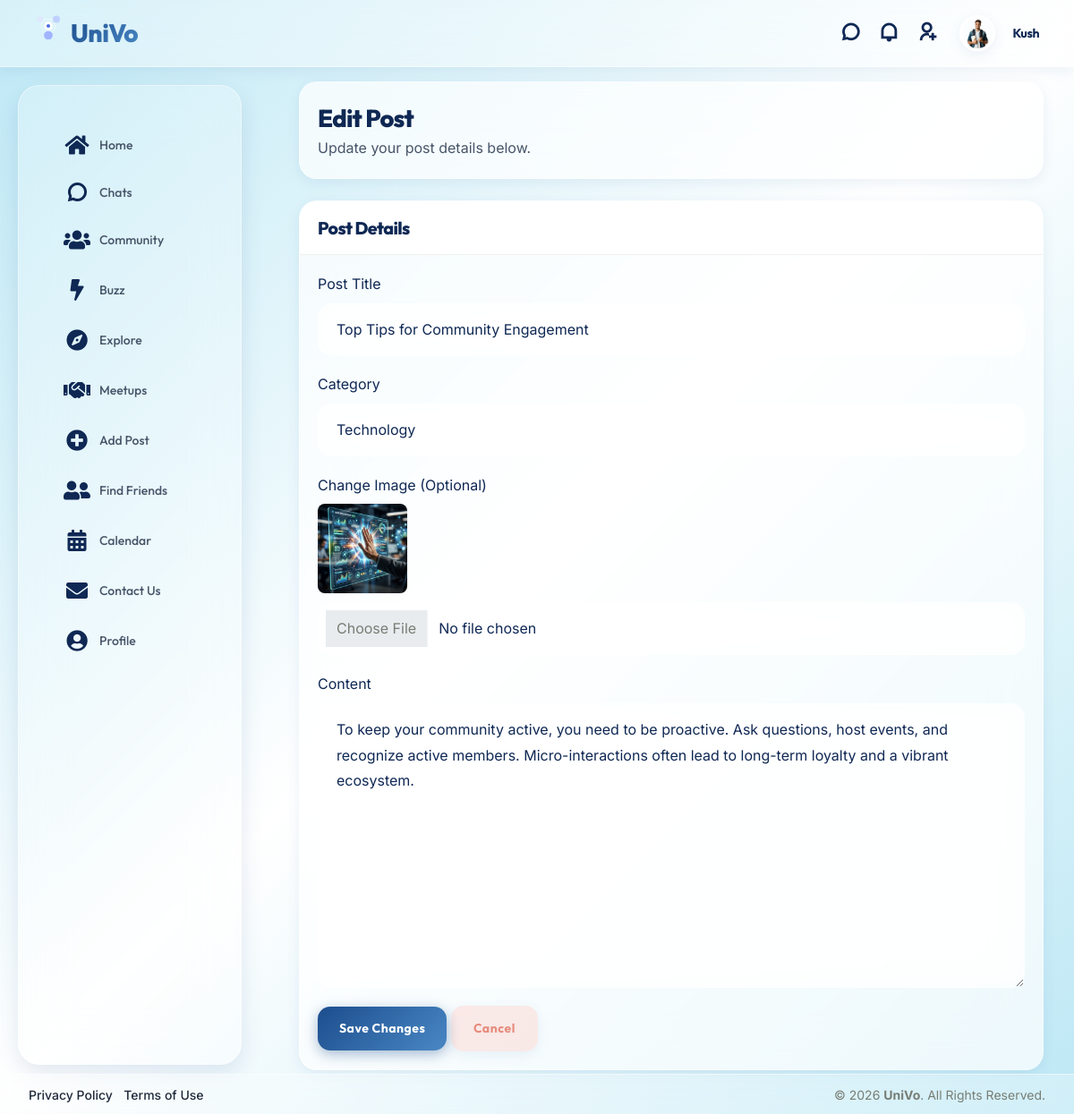
The page /blog/3/edit/ (signed in) on the database its author committed.
### user/models.py (models this page shows, shortened)
class user(models.Model):
    userid=models.AutoField(primary_key=True)
    username=models.CharField(max_length=50)
    email=models.CharField(max_length=50)
    password=models.CharField(max_length=50)
    profile=models.ImageField(upload_to="assets/images/user/")
    bio=models.TextField(max_length=1000)
    gender=models.CharField(max_length=10)
    dob=models.DateField(validators=[no_future_date])
    cityid=models.ForeignKey(city,on_delete=models.CASCADE)
    registrationdt=models.DateTimeField(auto_now=True)
    last_checked_chats=models.DateTimeField(null=True, blank=True)
    last_checked_activity=models.DateTimeField(null=True, blank=True)
    last_checked_invites=models.DateTimeField(null=True, blank=True)
    last_seen=models.DateTimeField(null=True, blank=True)
    google_id=models.CharField(max_length=255, null=True, blank=True)  # Google OAuth user ID
    phone=models.CharField(max_length=15, null=True, blank=True)

class blog(models.Model):
    blogid = models.AutoField(primary_key=True)
    title = models.CharField(max_length=200)
    description = models.TextField(max_length=10000)
    image = models.ImageField(upload_to="blogs/")
    author = models.ForeignKey(user, on_delete=models.CASCADE)
    categoryid = models.ForeignKey(category, on_delete=models.SET_NULL, null=True, blank=True)
    createddt = models.DateTimeField(auto_now_add=True)

class category(models.Model):
    categoryid=models.AutoField(primary_key=True)
    categoryname=models.CharField(max_length=50)

### user/views.py (the view, shortened to what this page needs)
# urls.py: path('blog/<int:blog_id>/edit/', views.edit_blog, name='edit_blog'),
def edit_blog(request, blog_id):
    userid = request.session.get('userid')
    if not userid:
        return redirect('signin')
    blog_obj = get_object_or_404(blog, pk=blog_id)
    if blog_obj.author.userid != int(userid):
        return redirect('blog_detail', blog_id=blog_id)
    categories = category.objects.all()
    return render(request, 'edit_blog.html', {'blog': blog_obj, 'categories': categories})

### user/templates/edit_blog.html (shortened to what this page needs)
{% extends 'base.html' %}
{% load static %}
{% block content %}
<div class="row">
    <div class="col-sm-12">
        <div class="card">
            <div class="card-body">
                <h3 class="mb-0">Edit Post</h3>
                <p class="mb-0 text-muted">Update your post details below.</p>
            </div>
        </div>
    </div>
    <div class="col-sm-12 col-lg-12">
        <div class="card">
            <div class="card-header d-flex justify-content-between">
                <div class="header-title">
                    <h4 class="card-title">Post Details</h4>
                </div>
            </div>
            <div class="card-body">
                <form action="{% url 'edit_blog' blog.blogid %}" method="post" enctype="multipart/form-data">
                    <div class="form-group">
                        <label for="title" class="form-label">Post Title</label>
                        <input type="text" class="form-control" id="title" name="title" value="{{ blog.title }}" required>
                    </div>
                    <div class="form-group">
                        <label for="category" class="form-label">Category</label>
                        <select class="form-select" id="category" name="category" required>
                            {% for cat in categories %}
                            <option value="{{ cat.categoryid }}" {% if cat.categoryid == blog.categoryid.categoryid %}selected{% endif %}>{{ cat.categoryname }}</option>
                            {% endfor %}
                        </select>
                    </div>
                    <div class="form-group">
                        <label for="image" class="form-label">Change Image (Optional)</label>
                        <div class="mb-2">
                            {% if blog.image %}
                                <img src="{{ blog.image.url }}" alt="current-img" style="height: 100px; border-radius: 8px;">
                            {% endif %}
                        </div>
                        <input type="file" class="form-control" id="image" name="image" accept="image/*">
                    </div>
                    <div class="form-group">
                        <label for="description" class="form-label">Content</label>
                        <textarea class="form-control" id="description" name="description" rows="10" required>{{ blog.description }}</textarea>
                    </div>
                    <div class="mt-3">
                        <button type="submit" class="btn btn-primary">Save Changes</button>
                        <a href="{% url 'blog_detail' blog.blogid %}" class="btn bg-soft-danger">Cancel</a>
                    </div>
                </form>
            </div>
        </div>
    </div>
</div>
{% endblock %}

### user/templates/base.html (shortened to what this page needs)
{% load static %}
<!doctype html>
<html lang="en">
  <head>
    <link rel="stylesheet" href="{% static 'assets/css/libs.min.css' %}" />
    <link rel="stylesheet" href="{% static 'assets/css/socialv1fc6.css' %}" />
    <link rel="stylesheet" href="{% static 'assets/css/custom_theme.css' %}?v=2.0" />
    <link
      rel="stylesheet"
      href="https://cdnjs.cloudflare.com/ajax/libs/font-awesome/5.15.4/css/all.min.css"
    />
    <link
      rel="stylesheet"
      href="https://cdn.jsdelivr.net/npm/remixicon@2.5.0/fonts/remixicon.css"
    />
    <link
      rel="stylesheet"
      href="https://cdn.jsdelivr.net/npm/vanillajs-datepicker@1.3.4/dist/css/datepicker.min.css"
    />
    <link
      rel="stylesheet"
      href="https://maxst.icons8.com/vue-static/landen/line-awesome/line-awesome/1.3.0/css/line-awesome.min.css"
    />
  </head>
  <body class="{% if user_settings and user_settings.dark_mode %}dark-mode{% endif %}">
    <div class="wrapper">
      <div class="iq-top-navbar">
        <div class="iq-navbar-custom">
          <nav class="navbar navbar-expand-lg navbar-light p-0">
            <div class="iq-navbar-logo d-flex justify-content-between">
              <a href="{% url 'home' %}">
                <img
                  src="{% static 'assets/images/animated_logo.svg' %}"
                  class="img-fluid rotating-logo"
                  alt="UniVo Logo"
                  style="max-height: 30px"
                />
                <span>UniVo</span>
              </a>
            </div>
            <div class="collapse navbar-collapse" id="navbarSupportedContent">
              <ul class="navbar-nav ms-auto navbar-list align-items-center">
                {% if current_user %}
                <li class="nav-item">
                  <a
                    href="{% url 'chats' %}"
                    class="d-flex align-items-center px-2 position-relative"
                    title="Community Chats"
                  >
                    <i class="ri-chat-3-line fs-5 text-white"></i>
                  </a>
                </li>
                <li class="nav-item">
                  <a
                    href="{% url 'activity' %}"
                    class="d-flex align-items-center px-2 position-relative"
                    title="Notifications"
                  >
                    <i class="ri-notification-line fs-5 text-white"></i>
                  </a>
                </li>
                <li class="nav-item">
                  <a
                    href="{% url 'invitations_list' %}"
                    class="d-flex align-items-center px-2 position-relative"
                    title="Friend Requests"
                  >
                    <i class="ri-user-add-line fs-5 text-white"></i>
                  </a>
                </li>
                <li class="nav-item dropdown">
                  <a
                    href="#"
                    class="d-flex align-items-center dropdown-toggle"
                    id="drop-down-arrow"
                    data-bs-toggle="dropdown"
                    aria-haspopup="true"
                    aria-expanded="false"
                  >
                    {% if current_user.profile %}
                    <img
                      src="{{ current_user.profile.url }}"
                      class="img-fluid rounded-circle me-3"
                      alt="user"
                      style="width: 40px; height: 40px; object-fit: cover"
                    />
                    {% else %}
                    <img
                      src="{% static 'assets/images/user/1.jpg' %}"
                      class="img-fluid rounded-circle me-3"
                      alt="user"
                    />
                    {% endif %}
                    <div class="caption">
                      <h6 class="mb-0 line-height">
                        {{ current_user.username|default:"User" }}
                      </h6>
                    </div>
                  </a>
                </li>
                {% else %}
                <li class="nav-item pe-3 d-flex align-items-center">
                  <a href="{% url 'signup' %}" class="d-flex align-items-center text-dark text-decoration-none" style="height: 40px; font-weight: 500;">
                    <i class="ri-login-box-line me-2 fs-5"></i> Login
                  </a>
                </li>
                {% endif %}
              </ul>
            </div>
          </nav>
        </div>
      </div>
      <div class="iq-sidebar sidebar-default">
        <div id="sidebar-scrollbar">
          <nav class="iq-sidebar-menu">
            <ul id="iq-sidebar-toggle" class="iq-menu">
              {% block sidebar %}
              <li class="">
                <a href="{% url 'home' %}" class="sidebar-link">
                  <i class="fas fa-home me-2"></i><span>Home</span>
                </a>
              </li>
              <li class="">
                <a href="{% url 'chats' %}" class="sidebar-link">
                  <i class="ri-chat-3-line me-2"></i><span>Chats</span>
                </a>
              </li>
              <li class="">
                <a href="{% url 'group' %}" class="sidebar-link">
                  <i class="fas fa-users me-2"></i><span>Community</span>
                </a>
              </li>
              <li class="">
                <a href="{% url 'buzz' %}" class="sidebar-link">
                  <i class="fas fa-bolt me-2"></i><span>Buzz</span>
                </a>
              </li>
              <li class="">
                <a href="{% url 'blog_list' %}" class="sidebar-link">
                  <i class="fas fa-compass me-2"></i><span>Explore</span>
                </a>
              </li>
              <li class="">
                <a href="{% url 'meetup_list' %}" class="sidebar-link">
                  <i class="fas fa-handshake me-2"></i><span>Meetups</span>
                </a>
              </li>
              <li class="">
                <a href="{% url 'unified_add_post' %}" class="sidebar-link">
                  <i class="fas fa-plus-circle me-2"></i><span>Add Post</span>
                </a>
              </li>
              <li class="">
                <a href="{% url 'users_list' %}" class="sidebar-link">
                  <i class="fas fa-user-friends me-2"></i><span>Find Friends</span>
                </a>
              </li>
              <li class="">
                <a href="{% url 'calendar' %}" class="sidebar-link">
                  <i class="fas fa-calendar-alt me-2"></i><span>Calendar</span>
                </a>
              </li>
              <li class="">
                <a href="{% url 'contact_us' %}" class="sidebar-link">
                  <i class="fas fa-envelope me-2"></i><span>Contact Us</span>
                </a>
              </li>
              <li class="">
                <a href="{% url 'my_profile' %}" class="sidebar-link">
                  <i class="fas fa-user-circle me-2"></i><span>Profile</span>
                </a>
              </li>
              {% endblock sidebar %}
            </ul>
          </nav>
          <div class="p-5"></div>
        </div>
      </div>
      <div id="content-page" class="content-page {% block content_class %}{% endblock %}">
        <div class="container-fluid">
          {% block content %} {% endblock %}
        </div>
      </div>
      <footer class="iq-footer bg-transparent border-top py-0" style="line-height: normal;">
        <div class="container-fluid">
          <div class="row align-items-center">
            <div class="col-md-6 text-center text-md-start mb-2 mb-md-0">
              <ul class="list-inline mb-0">
                <li class="list-inline-item">
                  <a href="#" class="text-secondary small text-decoration-none">Privacy Policy</a>
                </li>
                <li class="list-inline-item">
                  <a href="#" class="text-secondary small text-decoration-none">Terms of Use</a>
                </li>
              </ul>
            </div>
            <div class="col-md-6 text-center text-md-end text-secondary small">
              &copy; 2026 <strong>UniVo</strong>. All Rights Reserved.
            </div>
          </div>
        </div>
      </footer>
    </div>
    <div class="toast-container position-fixed bottom-0 end-0 p-3" style="z-index: 5000;">
    </div>
    </body>
</html>

### rows shown on the page
user: profile (picture), username "Kush"
blog: title "Top Tips for Community Engagement", category "Technology", image (picture), description "To keep your community active, you need to be proactive. Ask questions, host events, and recognize active members. Micro-interactions often lead to long-term loyalty and a vibrant ecosystem."
